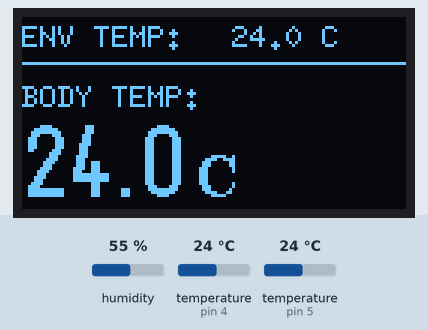
This sketch was run on a simulated Arduino Uno, built with avr-gcc and run on an emulated ATmega328P. Shown: 128×64 one-colour display. The inputs (shaded band) are chosen by the test bench; at power-on: temperature (sensors on pin 4, pin 5) 24 °C, humidity 55 %. What the sketch prints to the serial monitor is not drawn.

Above: at 3.2 s.
3.3 s: temperature (sensor on pin 4) set to 12 °C
At 7.5 s:
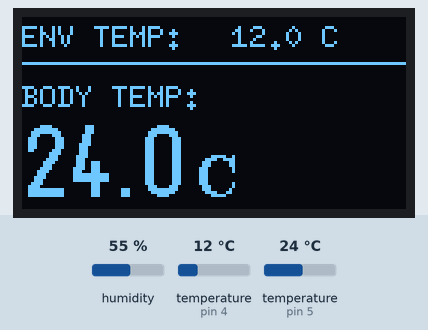
8.0 s: temperature (sensor on pin 5) set to 12 °C
At 9.2 s:
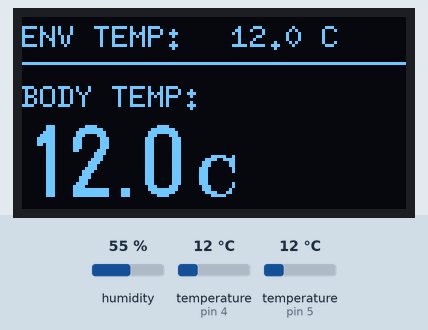
10.6 s: temperature (sensor on pin 4) set to 19 °C
15.4 s: temperature (sensor on pin 5) set to 19 °C
At 16.3 s:
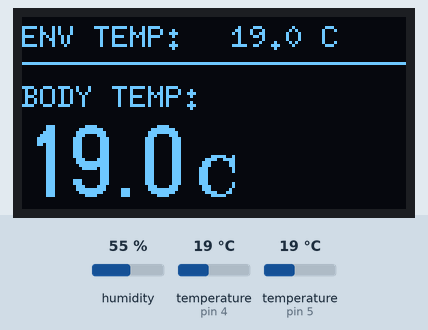
18.0 s: temperature (sensor on pin 4) set to 28 °C
At 21.7 s:
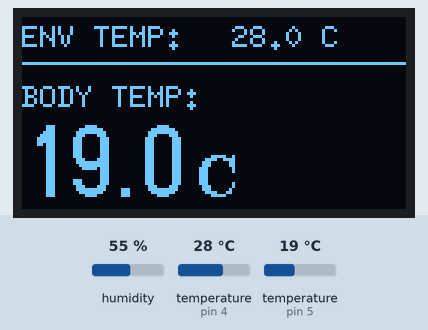
22.8 s: temperature (sensor on pin 5) set to 28 °C
At 23.4 s:
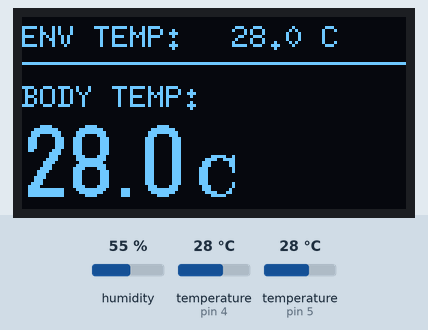
Timing chart, 0 to 25.8 s (numbered marks = the images above; inputs shaded):
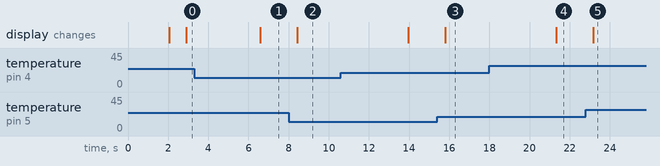

The sketch:

OLEDandDHT22andDS18B20.ino
```cpp
#include <Arduino.h>
#include <U8g2lib.h>
#include <DHT.h>
#include <OneWire.h>
#include <DallasTemperature.h>

// 1. OLED Setup (SH1106 1.3")
U8G2_SH1106_128X64_NONAME_F_SW_I2C u8g2(U8G2_R0, /* clock=*/ 22, /* data=*/ 21, /* reset=*/ U8X8_PIN_NONE);

// 2. DHT22 Setup (Environment)
#define DHTPIN 4
#define DHTTYPE DHT22
DHT dht(DHTPIN, DHTTYPE);

// 3. DS18B20 Setup (Body Temp)
#define ONE_WIRE_BUS 5
OneWire oneWire(ONE_WIRE_BUS);
DallasTemperature bodySensor(&oneWire);

void setup() {
  Serial.begin(115200);
  delay(2000);

  u8g2.begin();
  dht.begin();
  bodySensor.begin();

  Serial.println("All Sensors Initialized.");
}

void loop() {
  // Read DHT22
  float airTemp = dht.readTemperature();

  // Read DS18B20
  bodySensor.requestTemperatures();
  float bodyTemp = bodySensor.getTempCByIndex(0);

  u8g2.clearBuffer();

  // Top Section: Environment
  u8g2.setFont(u8g2_font_6x10_tf);
  u8g2.drawStr(0, 10, "ENV TEMP:");
  u8g2.setCursor(70, 10);
  u8g2.print(airTemp, 1); u8g2.print(" C");

  // Middle Section: Body Temp
  u8g2.drawHLine(0, 15, 128);
  u8g2.drawStr(0, 30, "BODY TEMP:");

  u8g2.setFont(u8g2_font_logisoso24_tf);
  u8g2.setCursor(0, 60);

  if(bodyTemp == -127.00) {
    u8g2.setFont(u8g2_font_ncenB10_tr);
    u8g2.print("Check Wiring!");
  } else {
    u8g2.print(bodyTemp, 1);
    u8g2.setFont(u8g2_font_ncenB14_tr);
    u8g2.print(" C");
  }

  u8g2.sendBuffer();
  delay(1000);
}
```

Measured:
- after the input at 3.3 s, the display: changes after 3.3 s (image 1)
- after the input at 8.0 s, the display: changes after 0.42 s (image 2)
- after the input at 15.4 s, the display: changes after 0.40 s (image 3)
- after the input at 18.0 s, the display: changes after 3.3 s (image 4)
- after the input at 22.8 s, the display: changes after 0.37 s (image 5)
